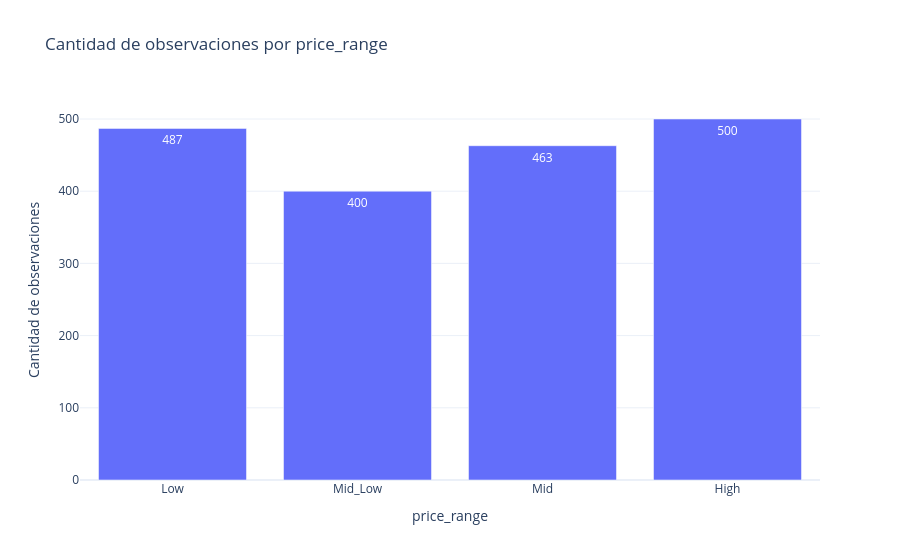

Notebook cell for this chart:
### Markdown cell above
---
# 1️⃣ Exploración de datos

## Cantidad de observaciones por `price_range`

Gráfico de barras con Plotly: cuántos celulares hay en cada rango de precio.

### Code cell
# Cantidad de observaciones por price_range (Plotly)
orden = ['Low', 'Mid_Low', 'Mid', 'High']
conteo = (
    df['price_range']
    .value_counts()
    .reindex(orden)
    .rename_axis('price_range')
    .reset_index(name='cantidad')
)

fig = px.bar(
    conteo,
    x='price_range',
    y='cantidad',
    text='cantidad',
    title='Cantidad de observaciones por price_range',
    labels={'cantidad': 'Cantidad de observaciones', 'price_range': 'price_range'},
)
fig.update_layout(
    xaxis={'categoryorder': 'array', 'categoryarray': orden},
    template='plotly_white',
)
fig.show()

### Figure 1 — Plotly figure (JSON) as saved in the notebook; plotly's stock layout.template omitted (floating-point values rounded to 4 significant figures)
{"data": [{"hovertemplate": "price_range=%{x}<br>Cantidad de observaciones=%{text}<extra></extra>", "legendgroup": "", "marker": {"color": "#636efa", "pattern": {"shape": ""}}, "name": "", "orientation": "v", "showlegend": false, "text": [487.0, 400.0, 463.0, 500.0], "textposition": "auto", "type": "bar", "x": ["Low", "Mid_Low", "Mid", "High"], "xaxis": "x", "y": [487, 400, 463, 500], "yaxis": "y"}], "layout": {"barmode": "relative", "legend": {"tracegroupgap": 0}, "title": {"text": "Cantidad de observaciones por price_range"}, "xaxis": {"anchor": "y", "categoryarray": ["Low", "Mid_Low", "Mid", "High"], "categoryorder": "array", "domain": [0.0, 1.0], "title": {"text": "price_range"}}, "yaxis": {"anchor": "x", "domain": [0.0, 1.0], "title": {"text": "Cantidad de observaciones"}}}}
